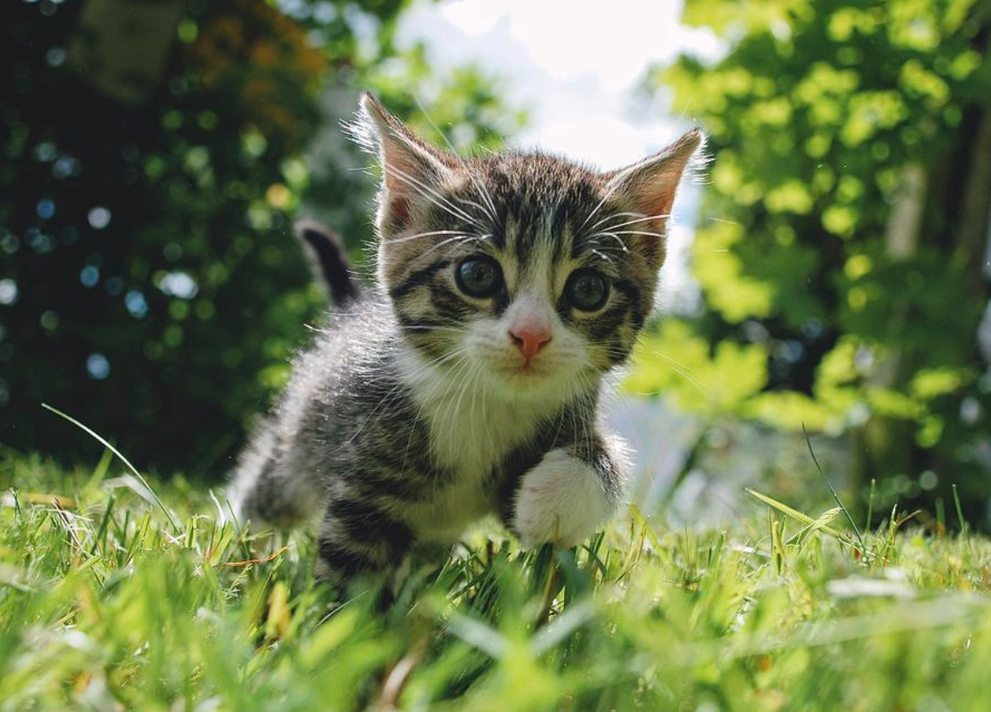
#> input picture cat.png, 991 x 712 px, shrunk from 1156 x 831 before the run
$ python lab_4.py   (older library calls are emulated)
#> lines starting #> are read from the running program, lines starting #| are printed output that depends on the picture
"""
py -m pip install opencv-python numpy matplotlib
"""

import cv2
import numpy as np
import matplotlib.pyplot as plt

# Read image
image = cv2.imread("cat.png", cv2.IMREAD_GRAYSCALE)
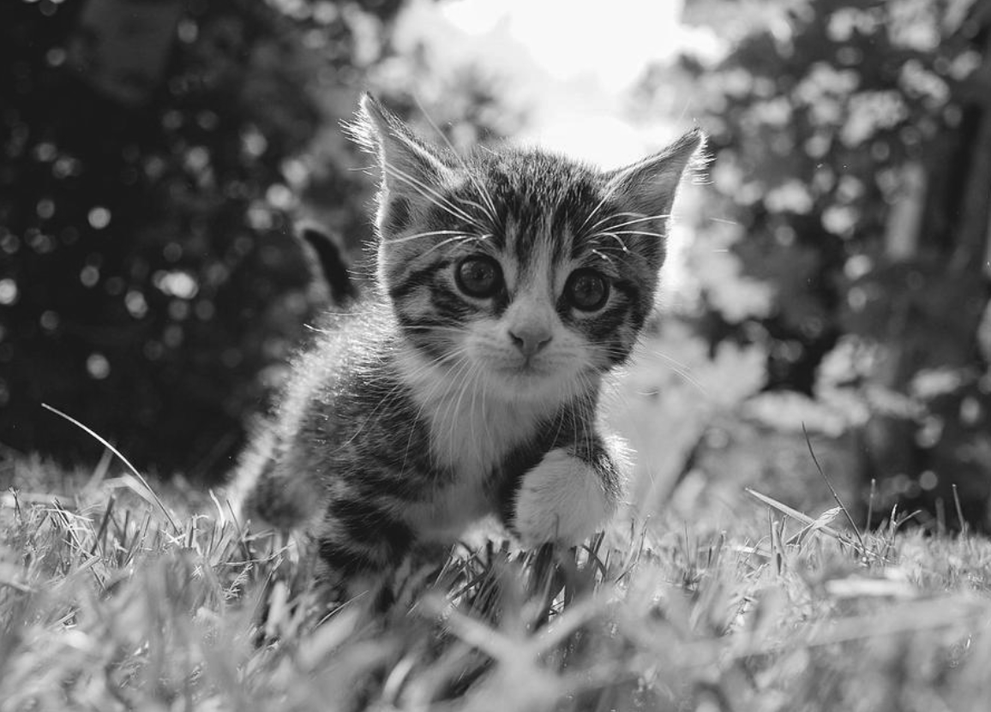
#> image: shape (712, 991); min 14, max 255, mean 111.5

# Display original image
plt.figure(figsize=(10, 4))

plt.subplot(1, 2, 1)
plt.imshow(image, cmap="gray")
plt.title("Original Image")
plt.axis("off")

# -----------------------------------
# Define 3x3 Laplacian filter mask
# -----------------------------------

mask = np.array([
    [0, -1, 0],
    [-1, 4, -1],
    [0, -1, 0]
])

# -----------------------------------
# Apply Laplacian filter
# -----------------------------------

laplacian = cv2.filter2D(image, cv2.CV_64F, mask)
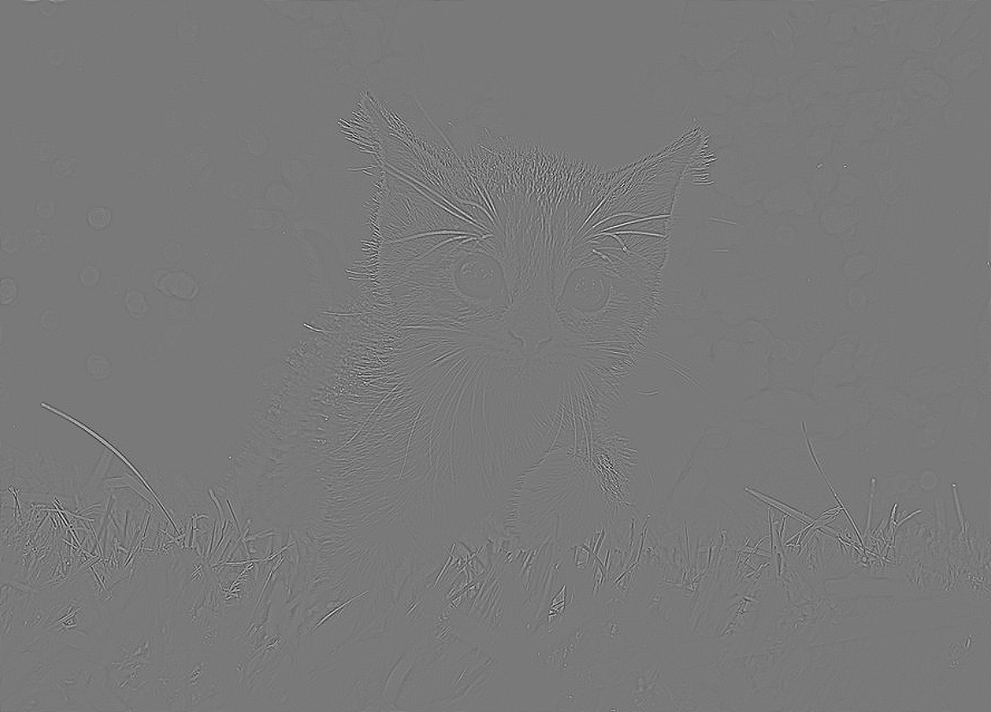
#> laplacian: shape (712, 991) float64; min -269, max 295, mean 0; drawn with min black and max white

# Convert to displayable image
laplacian = np.absolute(laplacian)
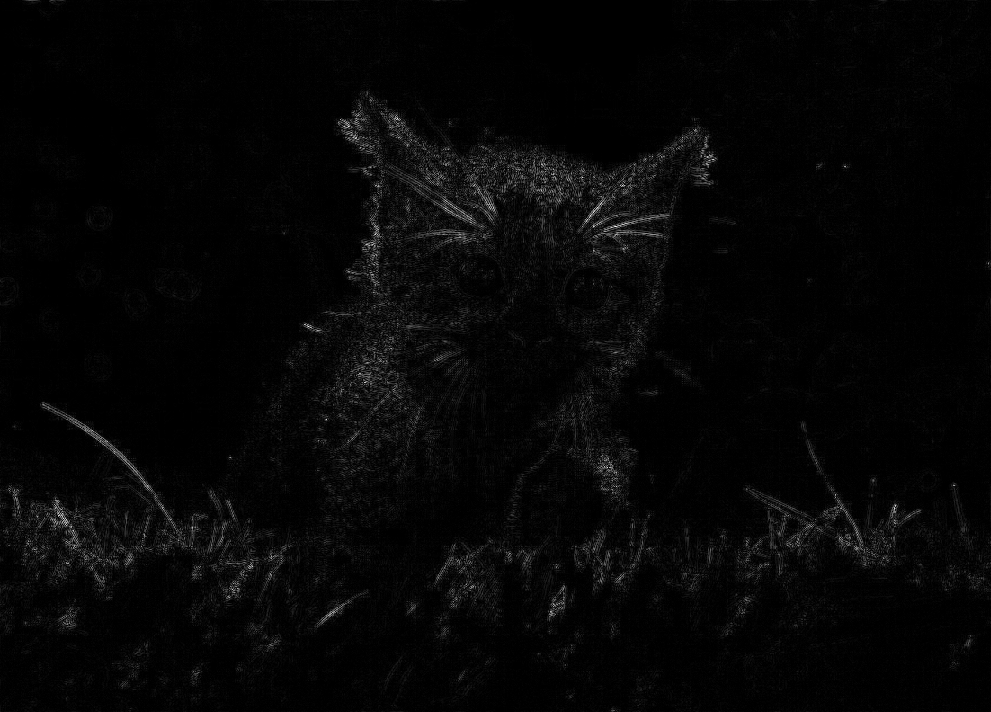
#> laplacian: shape (712, 991) float64; min 0, max 295, mean 7.4; drawn with min black and max white
laplacian = np.uint8(
    np.clip(laplacian, 0, 255)
)

# Display result
plt.subplot(1, 2, 2)
plt.imshow(laplacian, cmap="gray")
plt.title("Laplacian Filtered Image")
plt.axis("off")

plt.tight_layout()
plt.show()
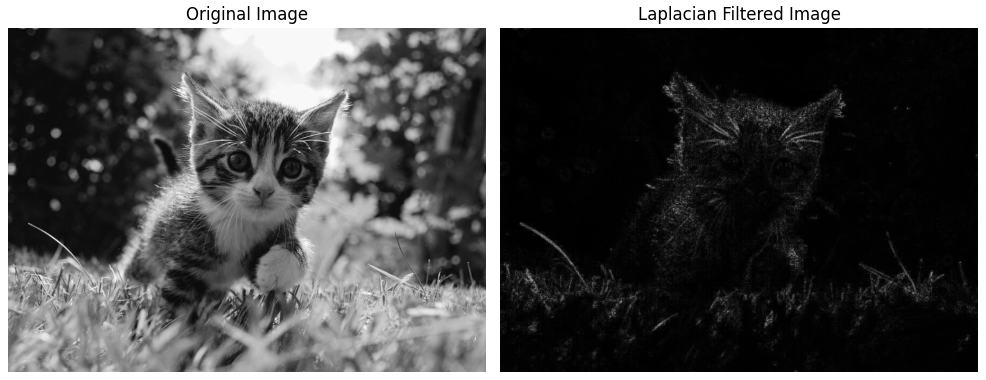
#> figure drawn by matplotlib, 2 panels
